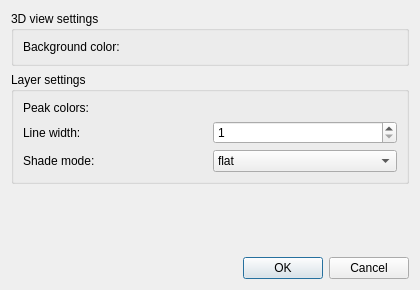
<?xml version="1.0" encoding="UTF-8"?>
<ui version="4.0">
 <class>Spectrum3DPrefDialogTemplate</class>
 <widget class="QDialog" name="Spectrum3DPrefDialogTemplate">
  <property name="geometry">
   <rect>
    <x>0</x>
    <y>0</y>
    <width>420</width>
    <height>290</height>
   </rect>
  </property>
  <property name="windowTitle">
   <string>3D view preferences</string>
  </property>
  <layout class="QVBoxLayout">
   <item>
    <widget class="QGroupBox" name="groupBox">
     <property name="title">
      <string>3D view settings</string>
     </property>
     <layout class="QGridLayout">
      <item row="0" column="0">
       <widget class="QLabel" name="label">
        <property name="text">
         <string>Background color:</string>
        </property>
       </widget>
      </item>
      <item row="0" column="1">
       <widget class="OpenMS::ColorSelector" name="bg_color" native="true"/>
      </item>
     </layout>
    </widget>
   </item>
   <item>
    <widget class="QGroupBox" name="groupBox_2">
     <property name="title">
      <string>Layer settings</string>
     </property>
     <layout class="QGridLayout">
      <property name="margin">
       <number>9</number>
      </property>
      <property name="spacing">
       <number>6</number>
      </property>
      <item row="1" column="0">
       <widget class="QLabel" name="label_3">
        <property name="text">
         <string>Line width:</string>
        </property>
       </widget>
      </item>
      <item row="2" column="0">
       <widget class="QLabel" name="label_4">
        <property name="text">
         <string>Shade mode:</string>
        </property>
       </widget>
      </item>
      <item row="0" column="0">
       <widget class="QLabel" name="label_2">
        <property name="text">
         <string>Peak colors:</string>
        </property>
       </widget>
      </item>
      <item row="0" column="1">
       <widget class="OpenMS::MultiGradientSelector" name="gradient" native="true"/>
      </item>
      <item row="1" column="1">
       <widget class="QSpinBox" name="width">
        <property name="minimum">
         <number>1</number>
        </property>
       </widget>
      </item>
      <item row="2" column="1">
       <widget class="QComboBox" name="shade">
        <item>
         <property name="text">
          <string>flat</string>
         </property>
        </item>
        <item>
         <property name="text">
          <string>smooth</string>
         </property>
        </item>
       </widget>
      </item>
     </layout>
    </widget>
   </item>
   <item>
    <spacer>
     <property name="orientation">
      <enum>Qt::Vertical</enum>
     </property>
     <property name="sizeHint" stdset="0">
      <size>
       <width>375</width>
       <height>20</height>
      </size>
     </property>
    </spacer>
   </item>
   <item>
    <widget class="QDialogButtonBox" name="buttonBox">
     <property name="orientation">
      <enum>Qt::Horizontal</enum>
     </property>
     <property name="standardButtons">
      <set>QDialogButtonBox::Cancel|QDialogButtonBox::Ok</set>
     </property>
    </widget>
   </item>
  </layout>
 </widget>
 <customwidgets>
  <customwidget>
   <class>OpenMS::ColorSelector</class>
   <extends>QWidget</extends>
   <header>OpenMS/VISUAL/ColorSelector.h</header>
  </customwidget>
  <customwidget>
   <class>OpenMS::MultiGradientSelector</class>
   <extends>QWidget</extends>
   <header>OpenMS/VISUAL/MultiGradientSelector.h</header>
  </customwidget>
 </customwidgets>
 <resources/>
 <connections>
  <connection>
   <sender>buttonBox</sender>
   <signal>accepted()</signal>
   <receiver>Spectrum3DPrefDialogTemplate</receiver>
   <slot>accept()</slot>
   <hints>
    <hint type="sourcelabel">
     <x>248</x>
     <y>254</y>
    </hint>
    <hint type="destinationlabel">
     <x>157</x>
     <y>274</y>
    </hint>
   </hints>
  </connection>
  <connection>
   <sender>buttonBox</sender>
   <signal>rejected()</signal>
   <receiver>Spectrum3DPrefDialogTemplate</receiver>
   <slot>reject()</slot>
   <hints>
    <hint type="sourcelabel">
     <x>316</x>
     <y>260</y>
    </hint>
    <hint type="destinationlabel">
     <x>286</x>
     <y>274</y>
    </hint>
   </hints>
  </connection>
 </connections>
</ui>
